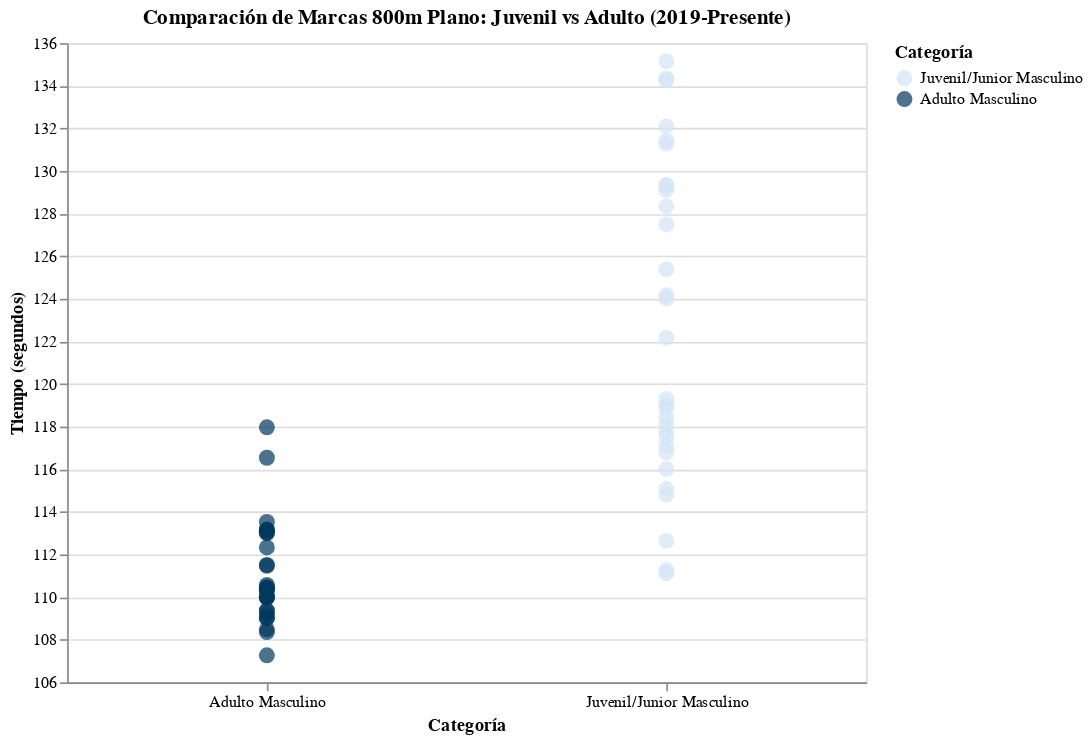
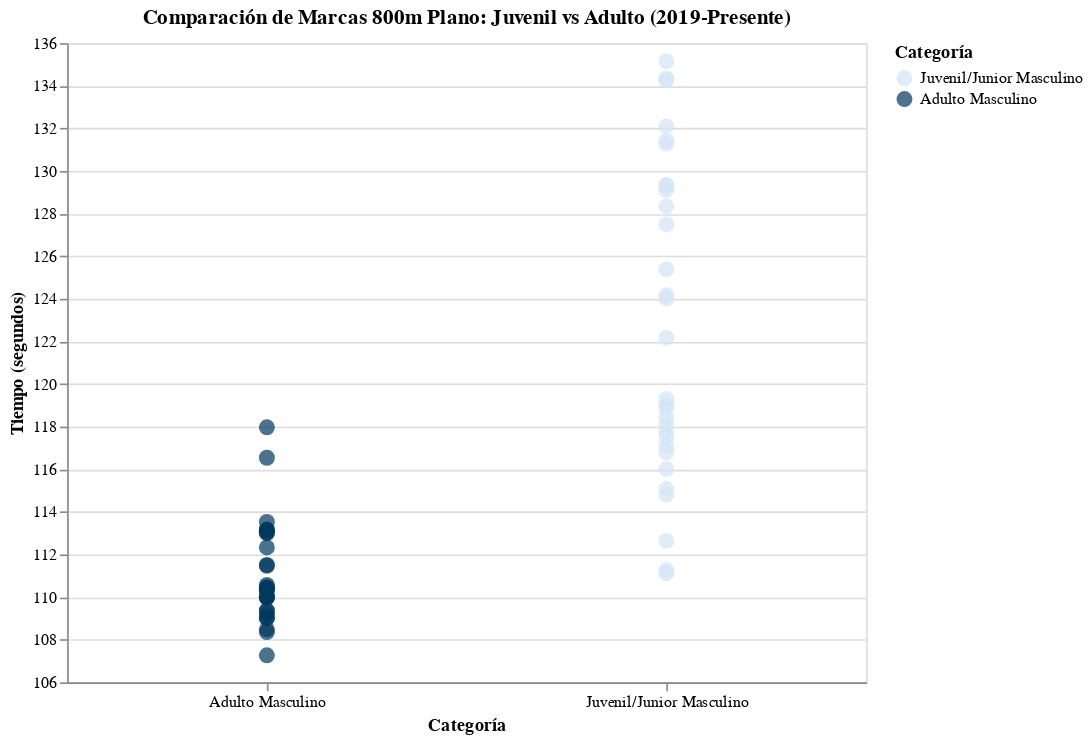

Here is the notebook cell these charts were saved with, in order:
### Code cell
import altair as alt
import pandas as pd
from IPython.display import display

ruta_archivo = "/content/800m_masculino.csv"

df = pd.read_csv(ruta_archivo, sep=";", encoding="latin-1")

def parse_tiempo(x):

    if pd.isna(x):
        return None


    s = str(x).strip().lower().replace(" min", "")
    s = s.replace(",", ".")

    try:

        parts = s.split('.')

        parts = [p.strip() for p in parts if p.strip()]

        if len(parts) == 3:
            minutos = float(parts[0])
            segundos = float(parts[1])
            fraccion = float("." + parts[2])
            return minutos * 60 + segundos + fraccion

        elif len(parts) == 2:
            val1 = float(parts[0])
            val2 = float(parts[1])
            if val1 < 10:
                return val1 * 60 + val2
            else:
                return val1 + float("." + parts[1])
        return None
    except ValueError:
        print(f"Error al convertir valor: {x}")
        return None


df["puntaje"] = df["Marca"].apply(parse_tiempo)


df = df.dropna(subset=["puntaje", "Año"]).copy()
df = df[df["Año"] >= 2019].copy()
df["Año"] = df["Año"].astype(int)
df["Prueba"] = df["Prueba"].str.strip()


chart = alt.Chart(df).mark_circle(size=100).encode(
    x=alt.X('Categoria:N', title='Categoría', axis=alt.Axis(labelAngle=0)),
    y=alt.Y('puntaje:Q', title='Tiempo (segundos)', scale=alt.Scale(zero=False)),
    color=alt.Color(
        'Categoria:N',
        title='Categoría',
        scale=alt.Scale(
            domain=['Juvenil/Junior Masculino', 'Adulto Masculino'],
            range=['#d3e6f5', '#01385F']
        )
    ),
    tooltip=['Nombre Atleta', 'Marca', 'Año', 'Competencia']
).properties(
    title='Comparación de Marcas 800m Plano: Juvenil vs Adulto (2019-Presente)',
    width=500,
    height=400
).interactive()



display(chart)


df.head(250)


nombre_archivo = 'comparacion_masc_800m.html'
chart.save(nombre_archivo)

print(f"¡Listo! El gráfico se ha guardado como '{nombre_archivo}'.")
print("Búscalo en el panel de archivos de la izquierda (ícono de carpeta) para descargarlo.")


chart

### Figure 1 — Vega-Lite specification as saved in the notebook (floating-point values rounded to 4 significant figures)
{"config": {"view": {"continuousWidth": 300, "continuousHeight": 300}}, "data": {"name": "data-d6904f0ffb52ea529461ac9b100c1d85"}, "mark": {"type": "circle", "size": 100}, "encoding": {"color": {"field": "Categoria", "scale": {"domain": ["Juvenil/Junior Masculino", "Adulto Masculino"], "range": ["#d3e6f5", "#01385F"]}, "title": "Categoría", "type": "nominal"}, "tooltip": [{"field": "Nombre Atleta", "type": "nominal"}, {"field": "Marca", "type": "nominal"}, {"field": "Año", "type": "quantitative"}, {"field": "Competencia", "type": "nominal"}], "x": {"axis": {"labelAngle": 0}, "field": "Categoria", "title": "Categoría", "type": "nominal"}, "y": {"field": "puntaje", "scale": {"zero": false}, "title": "Tiempo (segundos)", "type": "quantitative"}}, "height": 400, "params": [{"name": "param_10", "select": {"type": "interval", "encodings": ["x", "y"]}, "bind": "scales"}], "title": "Comparación de Marcas 800m Plano: Juvenil vs Adulto (2019-Presente)", "width": 500, "$schema": "https://vega.github.io/schema/vega-lite/v5.20.1.json", "datasets": {"data-d6904f0ffb52ea529461ac9b100c1d85": [{"Categoria": "Adulto Masculino", "Prueba": "800m", "Marca": "1.49.99 min", "Año": 2019, "Competencia": "Panamericanos Lima adulto", "Nombre Atleta": "Alejandro Peirano Lopez", "puntaje": 110.0}, {"Categoria": "Adulto Masculino", "Prueba": "800m", "Marca": "1.50.03 min", "Año": 2019, "Competencia": "Panamericanos Lima adulto", "Nombre Atleta": "Rafael Munoz Nunez", "puntaje": 110.0}, {"Categoria": "Adulto Masculino", "Prueba": "800m", "Marca": "1.49.96 min", "Año": 2023, "Competencia": "Panamericanos Santiago adulto", "Nombre Atleta": "Rafael Munoz Nunez", "puntaje": 110.0}, {"Categoria": "Juvenil/Junior Masculino", "Prueba": "800m", "Marca": "1.51.11 min", "Año": 2025, "Competencia": "Panamericanos junior Asuncion ", "Nombre Atleta": "Lucas Jara", "puntaje": 111.1}, {"Categoria": "Juvenil/Junior Masculino", "Prueba": "800m", "Marca": "1.51.27 min", "Año": 2025, "Competencia": "Panamericanos junior Asuncion ", "Nombre Atleta": "Klaus Scholz", "puntaje": 111.3}, {"Categoria": "Adulto Masculino", "Prueba": "800m", "Marca": "1.48.36 min", "Año": 2019, "Competencia": "Sudamericano Adulto", "Nombre Atleta": "Alejandro Peirano", "puntaje": 108.4}, {"Categoria": "Adulto Masculino", "Prueba": "800m", "Marca": "1.57.97 min", "Año": 2019, "Competencia": "Sudamericano Adulto", "Nombre Atleta": "Rafael Muñoz", "puntaje": 118.0}, {"Categoria": "Adulto Masculino", "Prueba": "800m", "Marca": "1.47.27 min", "Año": 2023, "Competencia": "Sudamericano Adulto", "Nombre Atleta": "Rafael Muñoz", "puntaje": 107.3}, {"Categoria": "Adulto Masculino", "Prueba": "800m", "Marca": "1.49.01 min", "Año": 2023, "Competencia": "Sudamericano Adulto", "Nombre Atleta": "Fernando ArÃ©valo", "puntaje": 109.0}, {"Categoria": "Juvenil/Junior Masculino", "Prueba": "800m", "Marca": "1.52.64 min", "Año": 2022, "Competencia": "Sudamericano Escolar", "Nombre Atleta": "Klaus Scholz", "puntaje": 112.6}, {"Categoria": "Juvenil/Junior Masculino", "Prueba": "800m", "Marca": "1.57.76 min", "Año": 2022, "Competencia": "Sudamericano Escolar", "Nombre Atleta": "Lucas Jara", "puntaje": 117.8}, {"Categoria": "Juvenil/Junior Masculino", "Prueba": "800m", "Marca": "1.58.87 min", "Año": 2024, "Competencia": "Sudamericano Escolar", "Nombre Atleta": "Dante Carvajal", "puntaje": 118.9}, {"Categoria": "Juvenil/Junior Masculino", "Prueba": "800m", "Marca": "1.57.12 min", "Año": 2021, "Competencia": "Sudamericano Escolar", "Nombre Atleta": "Klaus Scholz", "puntaje": 117.1}, {"Categoria": "Juvenil/Junior Masculino", "Prueba": "800m", "Marca": "1.58.44 min", "Año": 2021, "Competencia": "Sudamericano Escolar", "Nombre Atleta": "TomÃ¡s Godoy", "puntaje": 118.4}, {"Categoria": "Juvenil/Junior Masculino", "Prueba": "800m", "Marca": "2.02.17 min", "Año": 2023, "Competencia": "Nacional Escolar", "Nombre Atleta": "Valentín Acuña", "puntaje": 122.2}, {"Categoria": "Juvenil/Junior Masculino", "Prueba": "800m", "Marca": "2.04.02 min", "Año": 2023, "Competencia": "Nacional Escolar", "Nombre Atleta": "Tomas Leiva", "puntaje": 124.0}, {"Categoria": "Juvenil/Junior Masculino", "Prueba": "800m", "Marca": "2.09.30 min", "Año": 2023, "Competencia": "Nacional Escolar", "Nombre Atleta": "Nicolas Orellana", "puntaje": 129.3}, {"Categoria": "Juvenil/Junior Masculino", "Prueba": "800m", "Marca": "2.09.35 min", "Año": 2023, "Competencia": "Nacional Escolar", "Nombre Atleta": "Alonso Acuña", "puntaje": 129.3}, {"Categoria": "Juvenil/Junior Masculino", "Prueba": "800m", "Marca": "2.12.09 min", "Año": 2023, "Competencia": "Nacional Escolar", "Nombre Atleta": "Daniel Rispatron", "puntaje": 132.1}, {"Categoria": "Juvenil/Junior Masculino", "Prueba": "800m", "Marca": "2.14.27 min", "Año": 2023, "Competencia": "Nacional Escolar", "Nombre Atleta": "Matias Armengolli", "puntaje": 134.3}, {"Categoria": "Juvenil/Junior Masculino", "Prueba": "800m", "Marca": "2.14.34 min", "Año": 2023, "Competencia": "Nacional Escolar", "Nombre Atleta": "Tomas Mella", "puntaje": 134.3}, {"Categoria": "Juvenil/Junior Masculino", "Prueba": "800m", "Marca": "2.15.15 min", "Año": 2023, "Competencia": "Nacional Escolar", "Nombre Atleta": "Gaspar Ortiz", "puntaje": 135.2}, {"Categoria": "Juvenil/Junior Masculino", "Prueba": "800m", "Marca": "2.04.17 min", "Año": 2024, "Competencia": "Nacional Escolar", "Nombre Atleta": "Valentin Acuña", "puntaje": 124.2}, {"Categoria": "Juvenil/Junior Masculino", "Prueba": "800m", "Marca": "2.05.38 min", "Año": 2024, "Competencia": "Nacional Escolar", "Nombre Atleta": "Nicolas Muñoz", "puntaje": 125.4}, {"Categoria": "Juvenil/Junior Masculino", "Prueba": "800m", "Marca": "2.07.49 min", "Año": 2024, "Competencia": "Nacional Escolar", "Nombre Atleta": "Tomas Mella", "puntaje": 127.5}, {"Categoria": "Juvenil/Junior Masculino", "Prueba": "800m", "Marca": "2.08.34 min", "Año": 2024, "Competencia": "Nacional Escolar", "Nombre Atleta": "Cristian Espinoza", "puntaje": 128.3}, {"Categoria": "Juvenil/Junior Masculino", "Prueba": "800m", "Marca": "2.09.11 min", "Año": 2024, "Competencia": "Nacional Escolar", "Nombre Atleta": "Efrain Valderrama", "puntaje": 129.1}, {"Categoria": "Juvenil/Junior Masculino", "Prueba": "800m", "Marca": "2.11.28 min", "Año": 2024, "Competencia": "Nacional Escolar", "Nombre Atleta": "Agustin Cabezas", "puntaje": 131.3}, {"Categoria": "Juvenil/Junior Masculino", "Prueba": "800m", "Marca": "2.11.42 min", "Año": 2024, "Competencia": "Nacional Escolar", "Nombre Atleta": "Matias Proboste", "puntaje": 131.4}, {"Categoria": "Juvenil/Junior Masculino", "Prueba": "800m", "Marca": "1.54.8 min", "Año": 2025, "Competencia": "Nacional Escolar", "Nombre Atleta": "Matías González", "puntaje": 114.8}, {"Categoria": "Juvenil/Junior Masculino", "Prueba": "800m", "Marca": "1.55.07 min", "Año": 2025, "Competencia": "Nacional Escolar", "Nombre Atleta": "Cristóbal Pérez", "puntaje": 115.1}, {"Categoria": "Juvenil/Junior Masculino", "Prueba": "800m", "Marca": "1.56.01 min", "Año": 2025, "Competencia": "Nacional Escolar", "Nombre Atleta": "Diego Muñoz", "puntaje": 116.0}, {"Categoria": "Juvenil/Junior Masculino", "Prueba": "800m", "Marca": "1.56.8 min", "Año": 2025, "Competencia": "Nacional Escolar", "Nombre Atleta": "Nicolás Rojas", "puntaje": 116.8}, {"Categoria": "Juvenil/Junior Masculino", "Prueba": "800m", "Marca": "1.57.5 min", "Año": 2025, "Competencia": "Nacional Escolar", "Nombre Atleta": "Benjamín Herrera", "puntaje": 117.5}, {"Categoria": "Juvenil/Junior Masculino", "Prueba": "800m", "Marca": "1.58. 1 min", "Año": 2025, "Competencia": "Nacional Escolar", "Nombre Atleta": "Ignacio Soto", "puntaje": 118.1}, {"Categoria": "Juvenil/Junior Masculino", "Prueba": "800m", "Marca": "1.59.0 min", "Año": 2025, "Competencia": "Nacional Escolar", "Nombre Atleta": "Felipe Díaz", "puntaje": 119.0}, {"Categoria": "Juvenil/Junior Masculino", "Prueba": "800m", "Marca": "1.59. 3 min", "Año": 2025, "Competencia": "Nacional Escolar", "Nombre Atleta": "Joaquín Torres", "puntaje": 119.3}, {"Categoria": "Adulto Masculino", "Prueba": "800m", "Marca": "1.49.36 min", "Año": 2023, "Competencia": "Nacional Adulto", "Nombre Atleta": "Rafael Muñoz", "puntaje": 109.4}, {"Categoria": "Adulto Masculino", "Prueba": "800m", "Marca": "1.50.39 min", "Año": 2023, "Competencia": "Nacional Adulto", "Nombre Atleta": "Fernando Arevalo", "puntaje": 110.4}, {"Categoria": "Adulto Masculino", "Prueba": "800m", "Marca": "1.50.45 min", "Año": 2023, "Competencia": "Nacional Adulto", "Nombre Atleta": "Alfredo Toledo", "puntaje": 110.5}, {"Categoria": "Adulto Masculino", "Prueba": "800m", "Marca": "1.50.46 min", "Año": 2023, "Competencia": "Nacional Adulto", "Nombre Atleta": "Cristofer Jarpa", "puntaje": 110.5}, {"Categoria": "Adulto Masculino", "Prueba": "800m", "Marca": "1.53.02 min", "Año": 2023, "Competencia": "Nacional Adulto", "Nombre Atleta": "Francisco Muñoz", "puntaje": 113.0}, {"Categoria": "Adulto Masculino", "Prueba": "800m", "Marca": "1.53.15 min", "Año": 2023, "Competencia": "Nacional Adulto", "Nombre Atleta": "Salvador Orellana", "puntaje": 113.2}, {"Categoria": "Adulto Masculino", "Prueba": "800m", "Marca": "1.53.17 min", "Año": 2023, "Competencia": "Nacional Adulto", "Nombre Atleta": "Jeremy Alezander", "puntaje": 113.2}, {"Categoria": "Adulto Masculino", "Prueba": "800m", "Marca": "1.53.53 min", "Año": 2023, "Competencia": "Nacional Adulto", "Nombre Atleta": "Pablo Cabezas", "puntaje": 113.5}, {"Categoria": "Adulto Masculino", "Prueba": "800m", "Marca": "1.49.01 min", "Año": 2024, "Competencia": "Nacional Adulto", "Nombre Atleta": "Rafael Muñoz", "puntaje": 109.0}, {"Categoria": "Adulto Masculino", "Prueba": "800m", "Marca": "1.49.36 min", "Año": 2024, "Competencia": "Nacional Adulto", "Nombre Atleta": "Alejandro Peirano", "puntaje": 109.4}, {"Categoria": "Adulto Masculino", "Prueba": "800m", "Marca": "1.50.32 min", "Año": 2024, "Competencia": "Nacional Adulto", "Nombre Atleta": "Cristofer Jarpa", "puntaje": 110.3}, {"Categoria": "Adulto Masculino", "Prueba": "800m", "Marca": "1.50.32 min", "Año": 2024, "Competencia": "Nacional Adulto", "Nombre Atleta": "Lucas Jara", "puntaje": 110.3}, {"Categoria": "Adulto Masculino", "Prueba": "800m", "Marca": "1.50.57 min", "Año": 2024, "Competencia": "Nacional Adulto", "Nombre Atleta": "Esteban Gonzalez", "puntaje": 110.6}, {"Categoria": "Adulto Masculino", "Prueba": "800m", "Marca": "1.51.51 min", "Año": 2024, "Competencia": "Nacional Adulto", "Nombre Atleta": "Cristobal Sierraalta", "puntaje": 111.5}, {"Categoria": "Adulto Masculino", "Prueba": "800m", "Marca": "1.53.00 min", "Año": 2024, "Competencia": "Nacional Adulto", "Nombre Atleta": "Salvador Orellana", "puntaje": 113.0}, {"Categoria": "Adulto Masculino", "Prueba": "800m", "Marca": "1.53.09 min", "Año": 2024, "Competencia": "Nacional Adulto", "Nombre Atleta": "Alfredo Toledo", "puntaje": 113.1}, {"Categoria": "Adulto Masculino", "Prueba": "800m", "Marca": "1.48.49 min", "Año": 2025, "Competencia": "Nacional Adulto", "Nombre Atleta": "Klaus Scholz", "puntaje": 108.5}, {"Categoria": "Adulto Masculino", "Prueba": "800m", "Marca": "1.49.18 min", "Año": 2025, "Competencia": "Nacional Adulto", "Nombre Atleta": "Esteban Gonzalez", "puntaje": 109.2}, {"Categoria": "Adulto Masculino", "Prueba": "800m", "Marca": "1.50.02 min", "Año": 2025, "Competencia": "Nacional Adulto", "Nombre Atleta": "Lucas Jara", "puntaje": 110.0}, {"Categoria": "Adulto Masculino", "Prueba": "800m", "Marca": "1.51.47 min", "Año": 2025, "Competencia": "Nacional Adulto", "Nombre Atleta": "Cristobal Alonso", "puntaje": 111.5}, {"Categoria": "Adulto Masculino", "Prueba": "800m", "Marca": "1.52.33 min", "Año": 2025, "Competencia": "Nacional Adulto", "Nombre Atleta": "Alfredo Toledo", "puntaje": 112.3}, {"Categoria": "Adulto Masculino", "Prueba": "800m", "Marca": "1.56.54 min", "Año": 2025, "Competencia": "Nacional Adulto", "Nombre Atleta": "Cesar Abreu", "puntaje": 116.5}]}}

### Figure 2 — Vega-Lite specification as saved in the notebook (floating-point values rounded to 4 significant figures)
{"config": {"view": {"continuousWidth": 300, "continuousHeight": 300}}, "data": {"name": "data-d6904f0ffb52ea529461ac9b100c1d85"}, "mark": {"type": "circle", "size": 100}, "encoding": {"color": {"field": "Categoria", "scale": {"domain": ["Juvenil/Junior Masculino", "Adulto Masculino"], "range": ["#d3e6f5", "#01385F"]}, "title": "Categoría", "type": "nominal"}, "tooltip": [{"field": "Nombre Atleta", "type": "nominal"}, {"field": "Marca", "type": "nominal"}, {"field": "Año", "type": "quantitative"}, {"field": "Competencia", "type": "nominal"}], "x": {"axis": {"labelAngle": 0}, "field": "Categoria", "title": "Categoría", "type": "nominal"}, "y": {"field": "puntaje", "scale": {"zero": false}, "title": "Tiempo (segundos)", "type": "quantitative"}}, "height": 400, "params": [{"name": "param_10", "select": {"type": "interval", "encodings": ["x", "y"]}, "bind": "scales"}], "title": "Comparación de Marcas 800m Plano: Juvenil vs Adulto (2019-Presente)", "width": 500, "$schema": "https://vega.github.io/schema/vega-lite/v5.20.1.json", "datasets": {"data-d6904f0ffb52ea529461ac9b100c1d85": [{"Categoria": "Adulto Masculino", "Prueba": "800m", "Marca": "1.49.99 min", "Año": 2019, "Competencia": "Panamericanos Lima adulto", "Nombre Atleta": "Alejandro Peirano Lopez", "puntaje": 110.0}, {"Categoria": "Adulto Masculino", "Prueba": "800m", "Marca": "1.50.03 min", "Año": 2019, "Competencia": "Panamericanos Lima adulto", "Nombre Atleta": "Rafael Munoz Nunez", "puntaje": 110.0}, {"Categoria": "Adulto Masculino", "Prueba": "800m", "Marca": "1.49.96 min", "Año": 2023, "Competencia": "Panamericanos Santiago adulto", "Nombre Atleta": "Rafael Munoz Nunez", "puntaje": 110.0}, {"Categoria": "Juvenil/Junior Masculino", "Prueba": "800m", "Marca": "1.51.11 min", "Año": 2025, "Competencia": "Panamericanos junior Asuncion ", "Nombre Atleta": "Lucas Jara", "puntaje": 111.1}, {"Categoria": "Juvenil/Junior Masculino", "Prueba": "800m", "Marca": "1.51.27 min", "Año": 2025, "Competencia": "Panamericanos junior Asuncion ", "Nombre Atleta": "Klaus Scholz", "puntaje": 111.3}, {"Categoria": "Adulto Masculino", "Prueba": "800m", "Marca": "1.48.36 min", "Año": 2019, "Competencia": "Sudamericano Adulto", "Nombre Atleta": "Alejandro Peirano", "puntaje": 108.4}, {"Categoria": "Adulto Masculino", "Prueba": "800m", "Marca": "1.57.97 min", "Año": 2019, "Competencia": "Sudamericano Adulto", "Nombre Atleta": "Rafael Muñoz", "puntaje": 118.0}, {"Categoria": "Adulto Masculino", "Prueba": "800m", "Marca": "1.47.27 min", "Año": 2023, "Competencia": "Sudamericano Adulto", "Nombre Atleta": "Rafael Muñoz", "puntaje": 107.3}, {"Categoria": "Adulto Masculino", "Prueba": "800m", "Marca": "1.49.01 min", "Año": 2023, "Competencia": "Sudamericano Adulto", "Nombre Atleta": "Fernando ArÃ©valo", "puntaje": 109.0}, {"Categoria": "Juvenil/Junior Masculino", "Prueba": "800m", "Marca": "1.52.64 min", "Año": 2022, "Competencia": "Sudamericano Escolar", "Nombre Atleta": "Klaus Scholz", "puntaje": 112.6}, {"Categoria": "Juvenil/Junior Masculino", "Prueba": "800m", "Marca": "1.57.76 min", "Año": 2022, "Competencia": "Sudamericano Escolar", "Nombre Atleta": "Lucas Jara", "puntaje": 117.8}, {"Categoria": "Juvenil/Junior Masculino", "Prueba": "800m", "Marca": "1.58.87 min", "Año": 2024, "Competencia": "Sudamericano Escolar", "Nombre Atleta": "Dante Carvajal", "puntaje": 118.9}, {"Categoria": "Juvenil/Junior Masculino", "Prueba": "800m", "Marca": "1.57.12 min", "Año": 2021, "Competencia": "Sudamericano Escolar", "Nombre Atleta": "Klaus Scholz", "puntaje": 117.1}, {"Categoria": "Juvenil/Junior Masculino", "Prueba": "800m", "Marca": "1.58.44 min", "Año": 2021, "Competencia": "Sudamericano Escolar", "Nombre Atleta": "TomÃ¡s Godoy", "puntaje": 118.4}, {"Categoria": "Juvenil/Junior Masculino", "Prueba": "800m", "Marca": "2.02.17 min", "Año": 2023, "Competencia": "Nacional Escolar", "Nombre Atleta": "Valentín Acuña", "puntaje": 122.2}, {"Categoria": "Juvenil/Junior Masculino", "Prueba": "800m", "Marca": "2.04.02 min", "Año": 2023, "Competencia": "Nacional Escolar", "Nombre Atleta": "Tomas Leiva", "puntaje": 124.0}, {"Categoria": "Juvenil/Junior Masculino", "Prueba": "800m", "Marca": "2.09.30 min", "Año": 2023, "Competencia": "Nacional Escolar", "Nombre Atleta": "Nicolas Orellana", "puntaje": 129.3}, {"Categoria": "Juvenil/Junior Masculino", "Prueba": "800m", "Marca": "2.09.35 min", "Año": 2023, "Competencia": "Nacional Escolar", "Nombre Atleta": "Alonso Acuña", "puntaje": 129.3}, {"Categoria": "Juvenil/Junior Masculino", "Prueba": "800m", "Marca": "2.12.09 min", "Año": 2023, "Competencia": "Nacional Escolar", "Nombre Atleta": "Daniel Rispatron", "puntaje": 132.1}, {"Categoria": "Juvenil/Junior Masculino", "Prueba": "800m", "Marca": "2.14.27 min", "Año": 2023, "Competencia": "Nacional Escolar", "Nombre Atleta": "Matias Armengolli", "puntaje": 134.3}, {"Categoria": "Juvenil/Junior Masculino", "Prueba": "800m", "Marca": "2.14.34 min", "Año": 2023, "Competencia": "Nacional Escolar", "Nombre Atleta": "Tomas Mella", "puntaje": 134.3}, {"Categoria": "Juvenil/Junior Masculino", "Prueba": "800m", "Marca": "2.15.15 min", "Año": 2023, "Competencia": "Nacional Escolar", "Nombre Atleta": "Gaspar Ortiz", "puntaje": 135.2}, {"Categoria": "Juvenil/Junior Masculino", "Prueba": "800m", "Marca": "2.04.17 min", "Año": 2024, "Competencia": "Nacional Escolar", "Nombre Atleta": "Valentin Acuña", "puntaje": 124.2}, {"Categoria": "Juvenil/Junior Masculino", "Prueba": "800m", "Marca": "2.05.38 min", "Año": 2024, "Competencia": "Nacional Escolar", "Nombre Atleta": "Nicolas Muñoz", "puntaje": 125.4}, {"Categoria": "Juvenil/Junior Masculino", "Prueba": "800m", "Marca": "2.07.49 min", "Año": 2024, "Competencia": "Nacional Escolar", "Nombre Atleta": "Tomas Mella", "puntaje": 127.5}, {"Categoria": "Juvenil/Junior Masculino", "Prueba": "800m", "Marca": "2.08.34 min", "Año": 2024, "Competencia": "Nacional Escolar", "Nombre Atleta": "Cristian Espinoza", "puntaje": 128.3}, {"Categoria": "Juvenil/Junior Masculino", "Prueba": "800m", "Marca": "2.09.11 min", "Año": 2024, "Competencia": "Nacional Escolar", "Nombre Atleta": "Efrain Valderrama", "puntaje": 129.1}, {"Categoria": "Juvenil/Junior Masculino", "Prueba": "800m", "Marca": "2.11.28 min", "Año": 2024, "Competencia": "Nacional Escolar", "Nombre Atleta": "Agustin Cabezas", "puntaje": 131.3}, {"Categoria": "Juvenil/Junior Masculino", "Prueba": "800m", "Marca": "2.11.42 min", "Año": 2024, "Competencia": "Nacional Escolar", "Nombre Atleta": "Matias Proboste", "puntaje": 131.4}, {"Categoria": "Juvenil/Junior Masculino", "Prueba": "800m", "Marca": "1.54.8 min", "Año": 2025, "Competencia": "Nacional Escolar", "Nombre Atleta": "Matías González", "puntaje": 114.8}, {"Categoria": "Juvenil/Junior Masculino", "Prueba": "800m", "Marca": "1.55.07 min", "Año": 2025, "Competencia": "Nacional Escolar", "Nombre Atleta": "Cristóbal Pérez", "puntaje": 115.1}, {"Categoria": "Juvenil/Junior Masculino", "Prueba": "800m", "Marca": "1.56.01 min", "Año": 2025, "Competencia": "Nacional Escolar", "Nombre Atleta": "Diego Muñoz", "puntaje": 116.0}, {"Categoria": "Juvenil/Junior Masculino", "Prueba": "800m", "Marca": "1.56.8 min", "Año": 2025, "Competencia": "Nacional Escolar", "Nombre Atleta": "Nicolás Rojas", "puntaje": 116.8}, {"Categoria": "Juvenil/Junior Masculino", "Prueba": "800m", "Marca": "1.57.5 min", "Año": 2025, "Competencia": "Nacional Escolar", "Nombre Atleta": "Benjamín Herrera", "puntaje": 117.5}, {"Categoria": "Juvenil/Junior Masculino", "Prueba": "800m", "Marca": "1.58. 1 min", "Año": 2025, "Competencia": "Nacional Escolar", "Nombre Atleta": "Ignacio Soto", "puntaje": 118.1}, {"Categoria": "Juvenil/Junior Masculino", "Prueba": "800m", "Marca": "1.59.0 min", "Año": 2025, "Competencia": "Nacional Escolar", "Nombre Atleta": "Felipe Díaz", "puntaje": 119.0}, {"Categoria": "Juvenil/Junior Masculino", "Prueba": "800m", "Marca": "1.59. 3 min", "Año": 2025, "Competencia": "Nacional Escolar", "Nombre Atleta": "Joaquín Torres", "puntaje": 119.3}, {"Categoria": "Adulto Masculino", "Prueba": "800m", "Marca": "1.49.36 min", "Año": 2023, "Competencia": "Nacional Adulto", "Nombre Atleta": "Rafael Muñoz", "puntaje": 109.4}, {"Categoria": "Adulto Masculino", "Prueba": "800m", "Marca": "1.50.39 min", "Año": 2023, "Competencia": "Nacional Adulto", "Nombre Atleta": "Fernando Arevalo", "puntaje": 110.4}, {"Categoria": "Adulto Masculino", "Prueba": "800m", "Marca": "1.50.45 min", "Año": 2023, "Competencia": "Nacional Adulto", "Nombre Atleta": "Alfredo Toledo", "puntaje": 110.5}, {"Categoria": "Adulto Masculino", "Prueba": "800m", "Marca": "1.50.46 min", "Año": 2023, "Competencia": "Nacional Adulto", "Nombre Atleta": "Cristofer Jarpa", "puntaje": 110.5}, {"Categoria": "Adulto Masculino", "Prueba": "800m", "Marca": "1.53.02 min", "Año": 2023, "Competencia": "Nacional Adulto", "Nombre Atleta": "Francisco Muñoz", "puntaje": 113.0}, {"Categoria": "Adulto Masculino", "Prueba": "800m", "Marca": "1.53.15 min", "Año": 2023, "Competencia": "Nacional Adulto", "Nombre Atleta": "Salvador Orellana", "puntaje": 113.2}, {"Categoria": "Adulto Masculino", "Prueba": "800m", "Marca": "1.53.17 min", "Año": 2023, "Competencia": "Nacional Adulto", "Nombre Atleta": "Jeremy Alezander", "puntaje": 113.2}, {"Categoria": "Adulto Masculino", "Prueba": "800m", "Marca": "1.53.53 min", "Año": 2023, "Competencia": "Nacional Adulto", "Nombre Atleta": "Pablo Cabezas", "puntaje": 113.5}, {"Categoria": "Adulto Masculino", "Prueba": "800m", "Marca": "1.49.01 min", "Año": 2024, "Competencia": "Nacional Adulto", "Nombre Atleta": "Rafael Muñoz", "puntaje": 109.0}, {"Categoria": "Adulto Masculino", "Prueba": "800m", "Marca": "1.49.36 min", "Año": 2024, "Competencia": "Nacional Adulto", "Nombre Atleta": "Alejandro Peirano", "puntaje": 109.4}, {"Categoria": "Adulto Masculino", "Prueba": "800m", "Marca": "1.50.32 min", "Año": 2024, "Competencia": "Nacional Adulto", "Nombre Atleta": "Cristofer Jarpa", "puntaje": 110.3}, {"Categoria": "Adulto Masculino", "Prueba": "800m", "Marca": "1.50.32 min", "Año": 2024, "Competencia": "Nacional Adulto", "Nombre Atleta": "Lucas Jara", "puntaje": 110.3}, {"Categoria": "Adulto Masculino", "Prueba": "800m", "Marca": "1.50.57 min", "Año": 2024, "Competencia": "Nacional Adulto", "Nombre Atleta": "Esteban Gonzalez", "puntaje": 110.6}, {"Categoria": "Adulto Masculino", "Prueba": "800m", "Marca": "1.51.51 min", "Año": 2024, "Competencia": "Nacional Adulto", "Nombre Atleta": "Cristobal Sierraalta", "puntaje": 111.5}, {"Categoria": "Adulto Masculino", "Prueba": "800m", "Marca": "1.53.00 min", "Año": 2024, "Competencia": "Nacional Adulto", "Nombre Atleta": "Salvador Orellana", "puntaje": 113.0}, {"Categoria": "Adulto Masculino", "Prueba": "800m", "Marca": "1.53.09 min", "Año": 2024, "Competencia": "Nacional Adulto", "Nombre Atleta": "Alfredo Toledo", "puntaje": 113.1}, {"Categoria": "Adulto Masculino", "Prueba": "800m", "Marca": "1.48.49 min", "Año": 2025, "Competencia": "Nacional Adulto", "Nombre Atleta": "Klaus Scholz", "puntaje": 108.5}, {"Categoria": "Adulto Masculino", "Prueba": "800m", "Marca": "1.49.18 min", "Año": 2025, "Competencia": "Nacional Adulto", "Nombre Atleta": "Esteban Gonzalez", "puntaje": 109.2}, {"Categoria": "Adulto Masculino", "Prueba": "800m", "Marca": "1.50.02 min", "Año": 2025, "Competencia": "Nacional Adulto", "Nombre Atleta": "Lucas Jara", "puntaje": 110.0}, {"Categoria": "Adulto Masculino", "Prueba": "800m", "Marca": "1.51.47 min", "Año": 2025, "Competencia": "Nacional Adulto", "Nombre Atleta": "Cristobal Alonso", "puntaje": 111.5}, {"Categoria": "Adulto Masculino", "Prueba": "800m", "Marca": "1.52.33 min", "Año": 2025, "Competencia": "Nacional Adulto", "Nombre Atleta": "Alfredo Toledo", "puntaje": 112.3}, {"Categoria": "Adulto Masculino", "Prueba": "800m", "Marca": "1.56.54 min", "Año": 2025, "Competencia": "Nacional Adulto", "Nombre Atleta": "Cesar Abreu", "puntaje": 116.5}]}}
